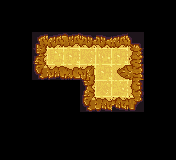

Rendered tile map (Tiled .tmx) drawn with the repository's tilesets; below, a short description and the full map source, tile grids included:
An orthogonal 11x10 tile map with 16x16 px tiles, 1 tile layer (Ground) and 5 objects (HERO, STAIRS, SWITCH, SPIKES, DOOR_SWITCHED).

<map version="1.10" tiledversion="1.10.2" orientation="orthogonal" renderorder="right-down" width="11" height="10" tilewidth="16" tileheight="16" infinite="0" nextlayerid="4" nextobjectid="6">
 <properties>
  <property name="DIRECTIONS" value="RLRRRD" />
  <property name="ITEMS" value="DOOR_SWITCHED" />
  <property name="NAME" value="Switches toggle things" />
 </properties>
 <tileset firstgid="1" source="../level16.tsx" />
 <layer id="1" name="Ground" width="11" height="10">
  <data encoding="csv">
0,0,0,0,0,0,0,0,0,0,0,
0,0,0,0,0,0,0,0,0,0,0,
0,0,1,6,2,5,8,6,9,0,0,
0,0,37,12,13,16,11,13,38,0,0,
0,0,19,24,23,28,13,29,30,0,0,
0,0,0,0,0,10,16,14,18,0,0,
0,0,0,0,0,19,22,21,27,0,0,
0,0,0,0,0,0,0,0,0,0,0,
0,0,0,0,0,0,0,0,0,0,0,
0,0,0,0,0,0,0,0,0,0,0
</data>
 </layer>
 <objectgroup id="2" name="Puzzle">
  <object id="1" name="HERO" x="72.4717" y="58.9704">
   <point />
  </object>
  <object id="2" name="STAIRS" x="104.472" y="74.9704">
   <point />
  </object>
  <object id="3" name="SWITCH" x="56.4717" y="58.9704">
   <point />
  </object>
  <object id="4" name="SPIKES" x="120.472" y="58.9704">
   <point />
  </object>
 </objectgroup>
 <objectgroup id="3" name="Solution">
  <object id="5" name="DOOR_SWITCHED" x="87.8166" y="56.6337">
   <point />
  </object>
 </objectgroup>
</map>
